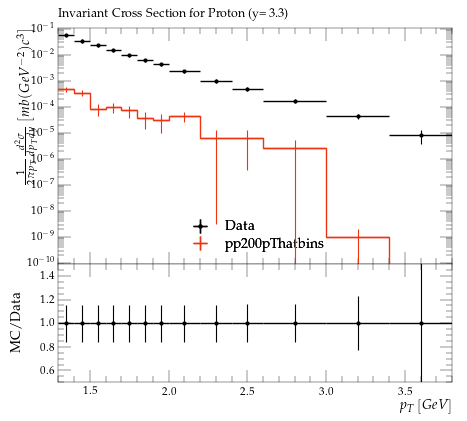

The Python source for this figure:
#! /usr/bin/env python3

# This Python script was auto-generated using YODA v2.1.0.
# Analysis object: /BRAHMS_2007_I742956/d11-x01-y01
# Timestamp: 08-10-2025 (02:59:01)

import matplotlib as mpl
import matplotlib.pyplot as plt
mpl.use('Agg') # comment out for interactive use
import os
import numpy as np
from numpy import nan, inf

plotDir = os.path.split(os.path.realpath(__file__))[0]
if 'YODA_USER_PLOT_PATH' in globals():
    plot_outdir = globals()['YODA_USER_PLOT_PATH']
else:
    plot_outdir = plotDir

#plot style
plt.style.use(os.path.join(plotDir, '../default.mplstyle'))
# plot metadata
figW, figH = plt.rcParams['figure.figsize']
ax_xLabel = r'$p_T \left[GeV\right]$'
ax_yLabel = r'$\frac{1}{2\pi{p_{T}}}\frac{d^2\sigma}{dp_{T}dy}\left[mb(GeV^{-2})c^3\right]$'
ax_title  = r'Invariant Cross Section for Proton (y= 3.3)'
ax_xScale = 'linear'
ax_yScale = 'log'
xLims = (1.3, 3.8)
yLims = (9e-11, 0.11000000000000001)

# TeX-friendly labels for the legend
labels = {
    'legend' : ([ r"Data", r"pp200pThatbins" ], r""),
}

# Adjust canvas width and height
canvasW = 10.0
canvasH = 9.0
figW *= canvasW/10.
figH *= canvasH/9.

# Create figure and axis objects
fig, (ax, ratio0_ax) = plt.subplots(2, 1, sharex=True,
                  figsize=(figW,figH), gridspec_kw={'height_ratios': (6.0, 3.0)})

# Set figure margins
plt.subplots_adjust(
    left   = 1.0 * plt.rcParams['figure.subplot.left'],
    right  = 1.0 * plt.rcParams['figure.subplot.right'],
    top    = 1.0 * plt.rcParams['figure.subplot.top'],
    bottom = 1.0 * plt.rcParams['figure.subplot.bottom'])

ratio0_ax.yaxis.set_major_locator(mpl.ticker.MultipleLocator(0.2))
ratio0_ax.set_ylim(0.5, 1.4999)
ratio0_ax.set_ylabel('MC/Data')

# the numerical data is stored in a separate file
dataf = dict()
prefix = os.path.split(__file__)[0]
if prefix:    prefix = prefix + '/'
exec(open(prefix+'d11-x01-y01__data.py').read(), dataf)


legend_handles = dict() # keep track of handles for the legend

# style options for curves
# starts at zorder>=5 to draw curve on top of legend
styles = {
  'Data': {
    'color' : 'black',
    'linestyle' : '-',
    'linewidth' : 1,
    'marker' : 'o',
    'markersize' : 2,
    'capsize' : 0.0,
    'zorder' : 5,
    'histstyle' : 0,
    'drawstyle' : 'steps-pre',
    'xerrorbars' : 1,
    'yerrorbars' : 1,
    'fillcolor' : None,
    'fillopacity' : 1.0,
    'ratio0_linestyle' : '-',
    'ratio0_linewidth' : 1,
    'ratio0_marker' : 'o',
    'ratio0_markersize' : 2,
    'ratio0_capsize' : 0.0,
    'ratio0_zorder' : 5,
    'ratio0_histstyle' : 0,
    'ratio0_drawstyle' : 'steps-pre',
    'ratio0_xerrorbars' : 1,
    'ratio0_yerrorbars' : 1,
  },
  'pp200pThatbins.yoda': {
    'color' : '#EE3311',
    'linestyle' : '-',
    'linewidth' : 1,
    'marker' : 'none',
    'markersize' : 2,
    'capsize' : 0.0,
    'zorder' : 6,
    'histstyle' : 1,
    'drawstyle' : 'steps-pre',
    'xerrorbars' : 1,
    'yerrorbars' : 1,
    'fillcolor' : None,
    'fillopacity' : 1.0,
    'ratio0_linestyle' : '-',
    'ratio0_linewidth' : 1,
    'ratio0_marker' : 'none',
    'ratio0_markersize' : 2,
    'ratio0_capsize' : 0.0,
    'ratio0_zorder' : 6,
    'ratio0_histstyle' : 1,
    'ratio0_drawstyle' : 'steps-pre',
    'ratio0_xerrorbars' : 1,
    'ratio0_yerrorbars' : 1,
  },
}

# curve from input yoda files in main panel
for label, yvals in dataf['yvals'].items():
    if all(np.isnan(v) for v in dataf['yvals'][label]):
        continue
    tmp = None
    if styles[label]['histstyle']: # draw as histogram
        xpos = dataf['xedges'][label] if styles[label]['drawstyle'] else dataf['xpoints'][label]
        ypos = np.insert(yvals, 0, yvals[0]) if styles[label]['drawstyle'] else yvals
        if styles[label]['fillcolor']: # fill area below curve
            ax.fill_between(xpos, ypos, step='pre',
                            color=styles[label]['fillcolor'],
                            alpha=styles[label]['fillopacity'])
        tmp, = ax.plot(xpos, ypos,
                       color=styles[label]['color'],
                       linestyle=styles[label]['linestyle'],
                       linewidth=styles[label]['linewidth'],
                       drawstyle=styles[label]['drawstyle'], solid_joinstyle='miter',
                       zorder=styles[label]['zorder'], label=label)
    tmp = ax.errorbar(dataf['xpoints'][label], yvals,
                      xerr=np.array(dataf['xerrs'][label])*styles[label]['xerrorbars'],
                      yerr=np.array(dataf['yerrs'][label])*styles[label]['yerrorbars'],
                      fmt=styles[label]['marker'], capsize=styles[label]['capsize'],
                      markersize=styles[label]['markersize'],
                      ecolor=styles[label]['color'],
                      color=styles[label]['color'], zorder=styles[label]['zorder'])
    tmp[-1][0].set_linestyle(styles[label]['linestyle'])
    tmp[-1][0].set_linewidth(styles[label]['linewidth'])
    if label in dataf['add_legend_handle']:  legend_handles[label] = tmp
    for varLabel in dataf['variation_yvals'].keys():
        if varLabel.startswith(label):
            tmp, = ax.plot(dataf['xedges'][label], dataf['variation_yvals'][varLabel],
                           color=styles[label]['color'],
                           linestyle=styles[label]['linestyle'],
                           linewidth=styles[label]['linewidth'],
                           drawstyle='steps-pre', solid_joinstyle='miter',
                           zorder=styles[label]['zorder'], alpha=0.5)


# plots on ratio panel
# curve from input yoda files in ratio panel
for label, yvals in dataf['ratio0_yvals'].items():
    if all(np.isnan(v) for v in yvals):
        continue
    if styles[label]['ratio0_histstyle']: # plot as histogram
        xpos = dataf['xedges']['Data'] if styles[label]['ratio0_drawstyle'] else dataf['xpoints']['Data']
        ypos = np.insert(yvals, 0, yvals[0]) if styles[label]['ratio0_drawstyle'] else yvals
        ratio0_ax.plot(xpos, ypos,
                       color=styles[label]['color'],
                       linewidth=styles[label]['linewidth'],
                       linestyle=styles[label]['ratio0_linestyle'],
                       drawstyle=styles[label]['ratio0_drawstyle'], zorder=styles[label]['zorder'],
                       solid_joinstyle='miter')
    tmp = ratio0_ax.errorbar(dataf['xpoints']['Data'], yvals,
                             xerr=np.array(dataf['ref_xerrs'])*styles[label]['ratio0_xerrorbars'],
                             yerr=np.array(dataf['ratio0_yerrs'][label])*styles[label]['ratio0_yerrorbars'],
                             fmt=styles[label]['ratio0_marker'], capsize=styles[label]['ratio0_capsize'],
                             markersize=styles[label]['ratio0_markersize'],
                             ecolor=styles[label]['color'],
                             color=styles[label]['color'])
    tmp[-1][0].set_linestyle(styles[label]['ratio0_linestyle'])
    tmp[-1][0].set_linewidth(styles[label]['ratio0_linewidth'])

    for varlabel in dataf['ratio0_variation_vals'].keys():
        if varlabel.startswith(label):
            ratio0_ax.plot(dataf['xedges']['Data'],
                            dataf['ratio0_variation_vals'][varlabel],
                            color=styles[label]['color'],
                            linestyle=styles[label]['linestyle'],
                            linewidth=styles[label]['linewidth'],
                            drawstyle='steps-pre', solid_joinstyle='miter',
                            zorder=1, alpha=0.5)

legend_items = list(legend_handles.values())
ax.add_artist(ax.legend(legend_items,
                        labels['legend'][0],
                        title=labels['legend'][1],
                        alignment='left',
                        loc='lower center',
                        bbox_to_anchor=(0.5, 0.0)))

# set plot metadata as defined above
ratio0_ax.set_xlabel(ax_xLabel)
ratio0_ax.xaxis.set_label_coords(1., -0.15)
ax.set_ylabel(ax_yLabel, ha='right', va='top')
ax.yaxis.set_label_coords(-0.11, 1.0)
ax.set_title(ax_title, loc='left')
ax.set_xscale(ax_xScale)
ax.set_yscale(ax_yScale)
ax.set_xlim(xLims)
ax.set_ylim(yLims)

# tick formatting
plt.rcParams['xtick.top'] = True
plt.rcParams['ytick.right'] = True
ax.yaxis.set_major_locator(mpl.ticker.LogLocator(base=10.0, numticks=np.inf))
ax.yaxis.set_minor_locator(mpl.ticker.LogLocator(
                           base=10.0, subs=np.arange(0.1, 1, 0.1), numticks=np.inf))
fig.align_ylabels((ax, ratio0_ax))
plt.savefig(os.path.join(plot_outdir, 'd11-x01-y01.pdf'), format='PDF')
plt.savefig(os.path.join(plot_outdir, 'd11-x01-y01.png'), format='PNG')

plt.close(fig)
